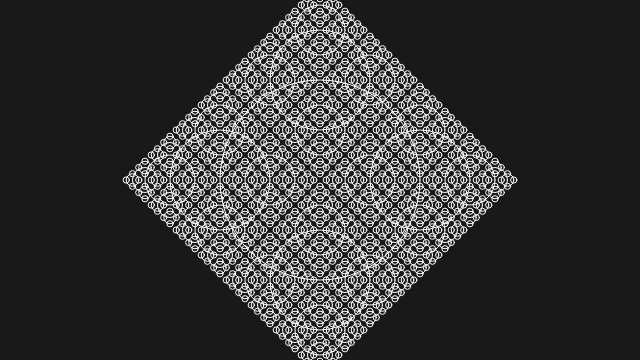
Frame 1 (no input)
Frame 60 (no input): identical to frame 1, image omitted
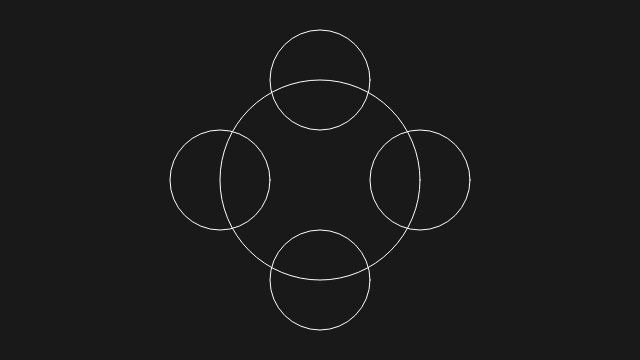
Frame 120 (the mouse pressed at the canvas centre since frame 60)

The p5.js sketch that drew these frames (run headless with seeded random() and noise() and a simulated clock; from frame 60 on, the mouse is pressed at the canvas centre):

// p5.js sketch
// ── sketch.js
// Move mouse up and down to create recursive fractal
function setup() {
c = createCanvas(640, 360);
}

function draw() {
  background(25);
  drawCircle(width/2, height/2, 200);
}

function drawCircle(x, y, d) {
  stroke(255);
  noFill();
  ellipse(x, y, d, d);
  rectMode(CENTER);
  var scale = map(mouseY, 0, height, 10, 300)
// exit condition
  if (d > scale) {
    push();
      translate(x, y);
      // rotate(PI/6);
      drawCircle(0+d/2, 0, d/2);
      drawCircle(0-d/2, 0, d/2);
      drawCircle(0, 0+d/2, d/2);
      drawCircle(0, 0-d/2, d/2);


      // drawCircle(x-d/2, y, d/2);
    pop();
  }
}
